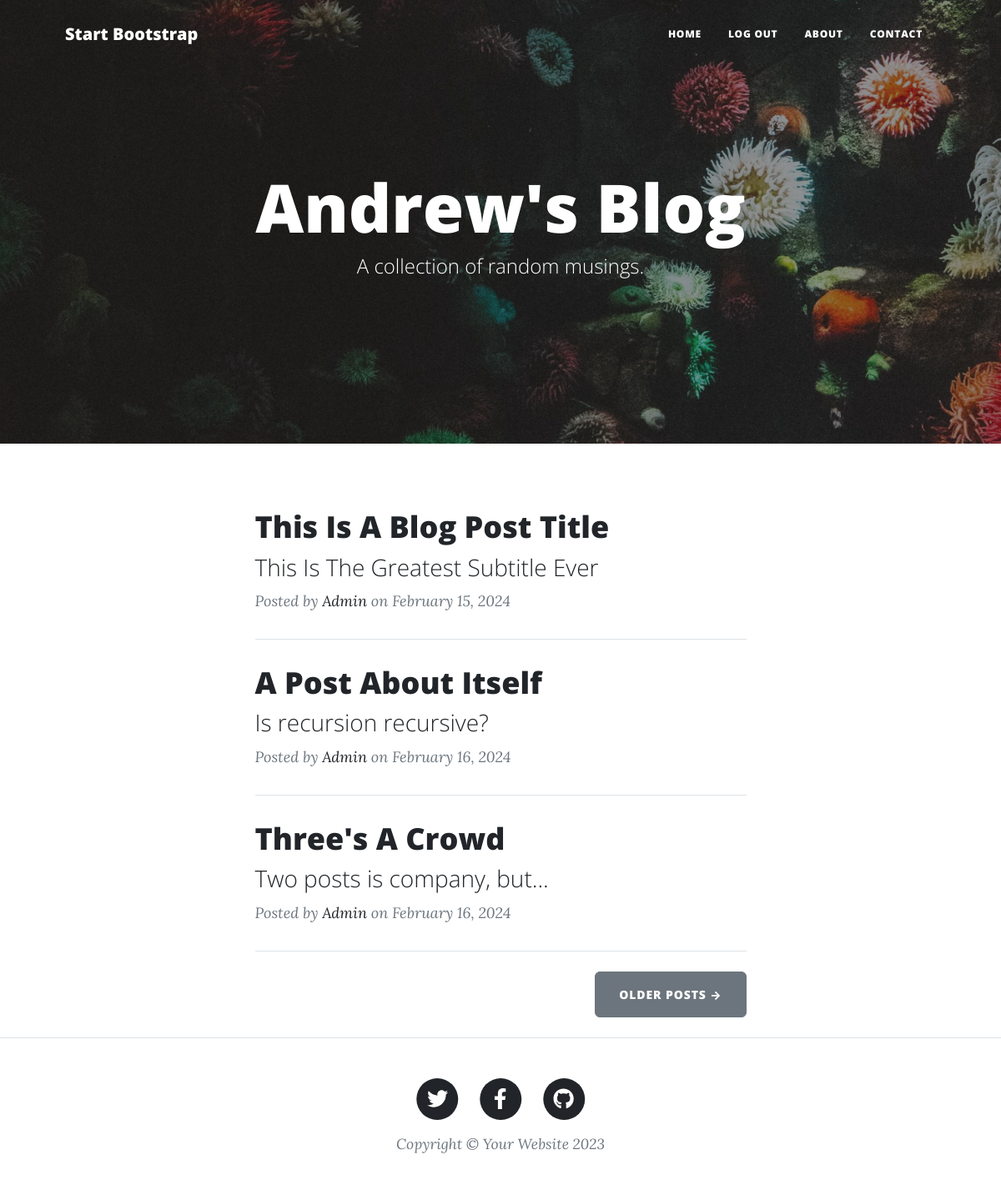
/ (signed in), run on the app's committed database.
### main.py (models this page shows)
class BlogPost(db.Model):
    __tablename__ = "blog_posts"
    id: Mapped[int] = mapped_column(Integer, primary_key=True)
    author_id: Mapped[int] = mapped_column(Integer, db.ForeignKey("users.id"))
    author = relationship("User", back_populates="posts")
    title: Mapped[str] = mapped_column(String(250), unique=True, nullable=False)
    subtitle: Mapped[str] = mapped_column(String(250), nullable=False)
    date: Mapped[str] = mapped_column(String(250), nullable=False)
    body: Mapped[str] = mapped_column(Text, nullable=False)
    img_url: Mapped[str] = mapped_column(String(250), nullable=False)
    comments = relationship("Comment", back_populates="parent_post")

class User(UserMixin, db.Model):
    __tablename__ = "users"
    id: Mapped[int] = mapped_column(Integer, primary_key=True)
    email: Mapped[str] = mapped_column(String(100), unique=True)
    password: Mapped[str] = mapped_column(String(100))
    name: Mapped[str] = mapped_column(String(100))
    posts = relationship("BlogPost", back_populates="author")
    comments = relationship("Comment", back_populates="comment_author")

### main.py (the view)
@app.route('/')
def get_all_posts():
    result = db.session.execute(db.select(BlogPost))
    posts = result.scalars().all()
    return render_template("index.html", all_posts=posts, logged_in=current_user.is_authenticated)

### main.py (called while the page is built)
@login_manager.user_loader
def load_user(user_id):
    return db.get_or_404(User, user_id)

### templates/index.html (shortened to what this page needs)
{% include "header.html" %}
<header
  class="masthead"
  style="background-image: url('../static/assets/img/home-bg.jpg')"
>
  <div class="container position-relative px-4 px-lg-5">
    <div class="row gx-4 gx-lg-5 justify-content-center">
      <div class="col-md-10 col-lg-8 col-xl-7">
        <div class="site-heading">
          <h1>Andrew's Blog</h1>
          <span class="subheading">A collection of random musings.</span>
        </div>
      </div>
    </div>
  </div>
</header>
<div class="container px-4 px-lg-5">
  <div class="row gx-4 gx-lg-5 justify-content-center">
    <div class="col-md-10 col-lg-8 col-xl-7">
      {% for post in all_posts %}
      <div class="post-preview">
        <a href="{{ url_for('show_post', post_id=post.id) }}">
          <h2 class="post-title">{{ post.title }}</h2>
          <h3 class="post-subtitle">{{ post.subtitle }}</h3>
        </a>
        <p class="post-meta">
          Posted by
          <a href="#">{{post.author.name}}</a>
          on {{post.date}}
        </p>
      </div>
      <hr class="my-4" />
      {% endfor %}
      <div class="d-flex justify-content-end mb-4">
        <a class="btn btn-secondary text-uppercase" href="#!">Older Posts →</a>
      </div>
    </div>
  </div>
</div>
{% include "footer.html" %}

### data on the page
BlogPost: title "This Is A Blog Post Title", subtitle "This Is The Greatest Subtitle Ever", author.name "Admin", date "February 15, 2024"
BlogPost: title "A Post About Itself", subtitle "Is recursion recursive?", author.name "Admin", date "February 16, 2024"
BlogPost: title "Three's A Crowd", subtitle "Two posts is company, but...", author.name "Admin", date "February 16, 2024"
